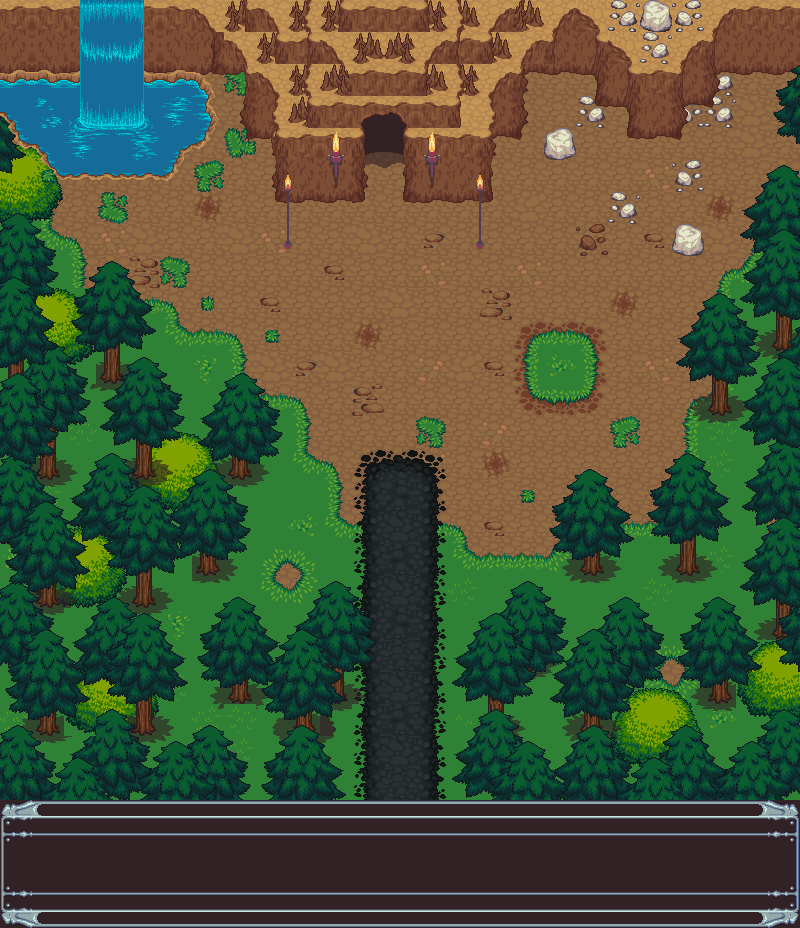

Tiled map render using the project's own tile images. Description and the map definition, with tile-layer contents summarised, below:
An orthogonal 25x29 tile map with 32x32 px tiles, 7 tile layers (Tile Layer 1, Tile Layer 6, Tile Layer 5, Tile Layer 2, ...), 12 tilesets.

<map version="1.4" tiledversion="1.4.2" orientation="orthogonal" renderorder="right-down" width="25" height="29" tilewidth="32" tileheight="32" infinite="0" nextlayerid="10" nextobjectid="1">
 <tileset firstgid="1" source="dirt2.tsx" />
 <tileset firstgid="19" source="treetop.tsx" />
 <tileset firstgid="61" source="trunk.tsx" />
 <tileset firstgid="79" source="mountains.tsx" />
 <tileset firstgid="187" source="torches.tsx" />
 <tileset firstgid="207" source="grass.tsx" />
 <tileset firstgid="225" source="basalt.tsx" />
 <tileset firstgid="243" source="water.tsx" />
 <tileset firstgid="261" source="waterfall.tsx" />
 <tileset firstgid="276" source="rock.tsx" />
 <tileset firstgid="278" source="castle_floors.tsx" />
 <tileset firstgid="298" source="frame.tsx" />
 <layer id="1" name="Tile Layer 1" width="25" height="29">
  <data>[725 cells, 725 non-empty, 6 distinct tile ids]</data>
 </layer>
 <layer id="8" name="Tile Layer 6" width="25" height="29">
  <data>[725 cells, 419 non-empty, 33 distinct tile ids]</data>
 </layer>
 <layer id="7" name="Tile Layer 5" width="25" height="29">
  <data>[725 cells, 135 non-empty, 42 distinct tile ids]</data>
 </layer>
 <layer id="2" name="Tile Layer 2" width="25" height="29">
  <data>[725 cells, 320 non-empty, 73 distinct tile ids]</data>
 </layer>
 <layer id="3" name="Tile Layer 3" width="25" height="29">
  <data>[725 cells, 376 non-empty, 68 distinct tile ids]</data>
 </layer>
 <layer id="6" name="Tile Layer 4" width="25" height="29">
  <data>[725 cells, 239 non-empty, 55 distinct tile ids]</data>
 </layer>
 <layer id="9" name="xx" width="25" height="29">
  <data>[725 cells, 40 non-empty, 28 distinct tile ids]</data>
 </layer>
</map>
